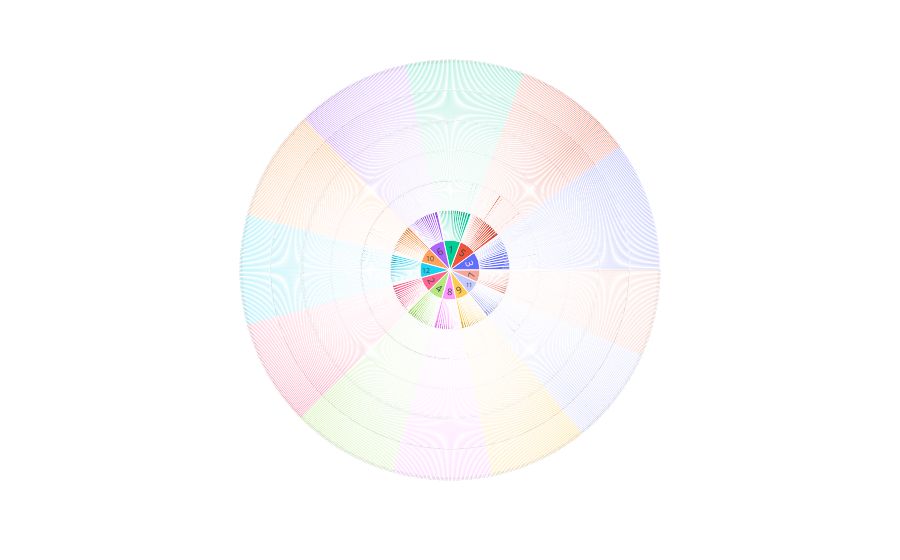

The code cell stored with this chart in its notebook:
### Code cell
fig.show()

### Figure 1 — Plotly figure (JSON) as saved in the notebook; plotly's stock layout.template omitted (floating-point values rounded to 4 significant figures; data arrays with more than 128 entries replaced by an {"elided": "..."} marker saying what was removed)
{"data": [{"branchvalues": "total", "domain": {"x": [0, 1], "y": [0, 1]}, "hovertemplate": "labels=%{label}<br>count=%{value}<br>parent=%{parent}<br>id=%{id}<extra></extra>", "ids": {"elided": "5244 str values"}, "labels": {"elided": "5244 str values"}, "name": "", "parents": {"elided": "5244 str values"}, "type": "sunburst", "values": {"elided": "5244 int values"}}], "layout": {"legend": {"tracegroupgap": 0}, "margin": {"t": 60}}}
